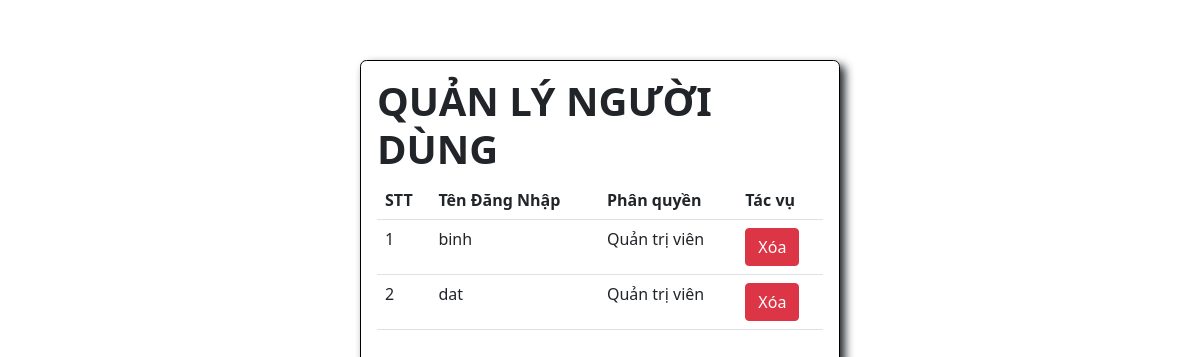
Page /admin/user/hienthiuser.php on the committed database.
### tables this page shows
CREATE TABLE `user` (
  `userid` int(10) NOT NULL,
  `username` varchar(50) NOT NULL,
  `password` varchar(50) NOT NULL,
  `level` int(2) NOT NULL
);

### admin/user/hienthiuser.php (the view, shortened to what this page needs)
<html lang="en">
<head>
    <link href="https://cdn.jsdelivr.net/npm/bootstrap@5.0.2/dist/css/bootstrap.min.css" rel="stylesheet">
</head>
<body class="body-container">
    <?php
    $connect = new db();
    $conn = $connect->connect();
    ?>
    <h1 style="font-weight: bold"> QUẢN LÝ NGƯỜI DÙNG</h1>
    <table class="table">
        <tr>
            <th>STT</th>
            <th>Tên Đăng Nhập</th>
            <th>Phân quyền</th>
            <th>Tác vụ</td>
        </tr>
        <?php
        $stt = 1;
        $sql = "SELECT * FROM user";
        $query = mysqli_query($conn, $sql);
        while ($data = mysqli_fetch_assoc($query)) {
        ?>
            <tr>
                <td> <?php echo $stt++ ?> </td>
                <?php echo "<td>$data[username]</td>"  ?>
                <?php
                if ($data["level"] == 1) {
                    echo "<td>Quản trị viên</td>";
                } elseif ($data["level"] == 2) {
                    echo "<td>Giáo viên</td>";
                }
                ?>
                <td>
                    <button class="btn btn-danger"><a href="xoauser.php?id=<?php echo $data["username"]; ?>">
                            Xóa </a></button>
                </td>
            </tr>
        <?php
        }
        ?>
    </table>
</body>
</html>

### admin/user/hienthiuser.php (style rules this page uses)
.body-container { margin: 5% 30%; border: 1px solid black; border-radius: 0.4em; box-shadow: 5px 5px 10px; padding: 1em; }
a { text-decoration: none; color: white; }

### rows in the picture
user: username "binh", level "Quản trị viên"
user: username "dat", level "Quản trị viên"
